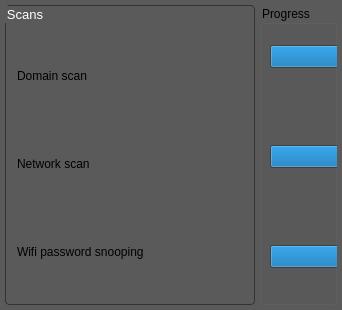
                   <widget class="QWidget" name="page_android_clean">
                    <property name="styleSheet">
                     <string notr="true">background:rgb(91,90,90);</string>
                    </property>
                    <layout class="QGridLayout" name="gridLayout_5">
                     <property name="leftMargin">
                      <number>5</number>
                     </property>
                     <property name="topMargin">
                      <number>5</number>
                     </property>
                     <property name="rightMargin">
                      <number>5</number>
                     </property>
                     <property name="bottomMargin">
                      <number>5</number>
                     </property>
                     <property name="spacing">
                      <number>5</number>
                     </property>
                     <item row="0" column="1">
                      <widget class="QGroupBox" name="groupBox_clean">
                       <property name="minimumSize">
                        <size>
                         <width>250</width>
                         <height>300</height>
                        </size>
                       </property>
                       <property name="maximumSize">
                        <size>
                         <width>250</width>
                         <height>300</height>
                        </size>
                       </property>
                       <property name="sizeIncrement">
                        <size>
                         <width>0</width>
                         <height>0</height>
                        </size>
                       </property>
                       <property name="font">
                        <font>
                         <family>Segoe UI</family>
                         <pointsize>10</pointsize>
                        </font>
                       </property>
                       <property name="styleSheet">
                        <string notr="true">QGroupBox{
	border:1px solid rgb(51,51,51);	
	border-radius:4px;
	color:white;
	background:rgb(91,90,90);
}
</string>
                       </property>
                       <property name="title">
                        <string>Scans</string>
                       </property>
                       <property name="alignment">
                        <set>Qt::AlignLeading|Qt::AlignLeft|Qt::AlignVCenter</set>
                       </property>
                       <property name="flat">
                        <bool>false</bool>
                       </property>
                       <property name="checkable">
                        <bool>false</bool>
                       </property>
                       <layout class="QVBoxLayout" name="verticalLayout_12">
                        <item>
                         <widget class="QLabel" name="label_11">
                          <property name="text">
                           <string>Domain scan</string>
                          </property>
                         </widget>
                        </item>
                        <item>
                         <widget class="QLabel" name="label_12">
                          <property name="text">
                           <string>Network scan</string>
                          </property>
                         </widget>
                        </item>
                        <item>
                         <widget class="QLabel" name="label_13">
                          <property name="text">
                           <string>Wifi password snooping</string>
                          </property>
                         </widget>
                        </item>
                       </layout>
                      </widget>
                     </item>
                     <item row="0" column="2">
                      <widget class="QGroupBox" name="groupBox">
                       <property name="title">
                        <string>Progress</string>
                       </property>
                       <widget class="QProgressBar" name="progressBar">
                        <property name="geometry">
                         <rect>
                          <x>10</x>
                          <y>40</y>
                          <width>431</width>
                          <height>23</height>
                         </rect>
                        </property>
                        <property name="value">
                         <number>24</number>
                        </property>
                       </widget>
                       <widget class="QProgressBar" name="progressBar_2">
                        <property name="geometry">
                         <rect>
                          <x>10</x>
                          <y>140</y>
                          <width>431</width>
                          <height>23</height>
                         </rect>
                        </property>
                        <property name="value">
                         <number>24</number>
                        </property>
                       </widget>
                       <widget class="QProgressBar" name="progressBar_3">
                        <property name="geometry">
                         <rect>
                          <x>10</x>
                          <y>240</y>
                          <width>431</width>
                          <height>23</height>
                         </rect>
                        </property>
                        <property name="value">
                         <number>24</number>
                        </property>
                       </widget>
                      </widget>
                     </item>
                    </layout>
                   </widget>
